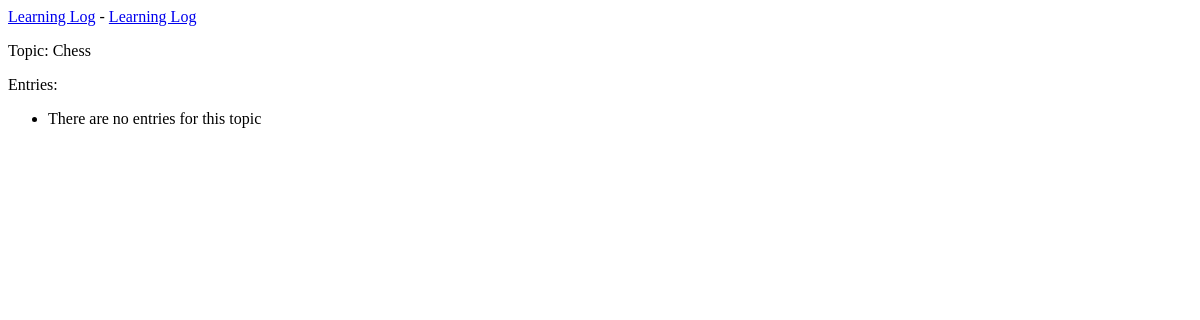
Page /topics/1/ on the earlier database version.
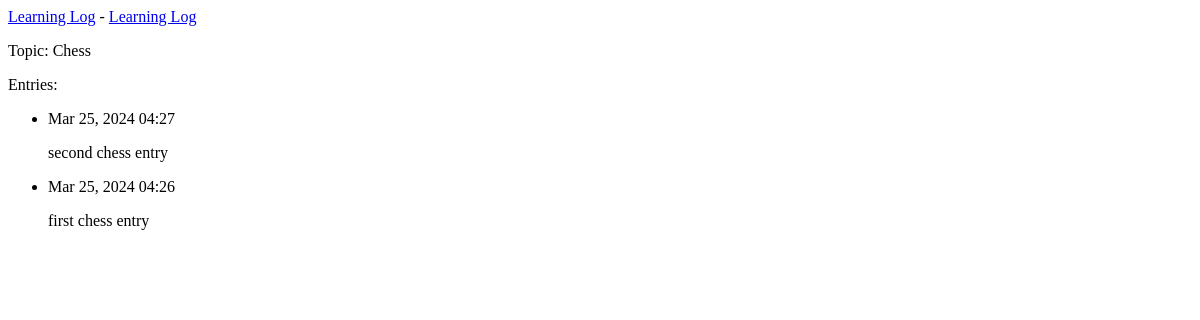
Same page on the later database version.
### learning_logs/models.py (models this page shows, shortened)
class Topic(models.Model):
    text = models.CharField(max_length=200)
    date_added = models.DateTimeField(auto_now_add=True)
    def __str__(self):
        return self.text

class Entry(models.Model):
    topic = models.ForeignKey(Topic, on_delete=models.CASCADE)
    text = models.TextField()
    date_added = models.DateTimeField(auto_now_add=True)
    class Meta:
        verbose_name_plural = "entries"

### learning_logs/views.py (the view)
# urls.py: path("topics/<int:topic_id>/", views.topic, name="topic"),
def topic(request, topic_id):
    topic = Topic.objects.get(id=topic_id)
    entries = topic.entry_set.order_by("-date_added")
    context = {"topic": topic, "entries": entries}
    return render(request, "learning_logs/topic.html", context)

### learning_logs/templates/learning_logs/topic.html
{% extends 'learning_logs/base.html' %}
{% block content %}
    <p>Topic: {{ topic }}</p>
    <p>Entries:</p>
    <ul>
    {% for entry in entries %}
        <li>
            <p>{{ entry.date_added|date:'M d, Y H:i' }}</p>
            <p>{{ entry.text|linebreaks }}</p>
        </li>
    {% empty %}
        <li>There are no entries for this topic</li>
    {% endfor %}
    </ul>
{% endblock content %}

### learning_logs/templates/learning_logs/base.html
<p>
    <a href="{% url 'learning_logs:index' %}">Learning Log</a> -
    <a href="{% url 'learning_logs:topics' %}">Learning Log</a>
</p>
{% block content %}{% endblock content %}

Differences in the rows shown:
added Entry: date_added "Mar 25, 2024 04:27", text "second chess entry"
added Entry: date_added "Mar 25, 2024 04:26", text "first chess entry"
Other differences:
text no longer shown: "There are no entries for this topic"
